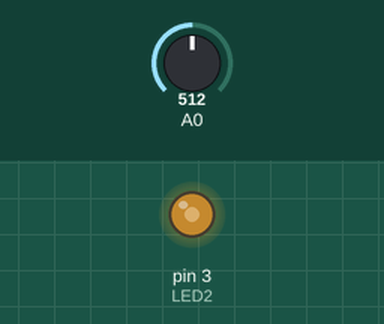
A sketch run on a simulated Arduino Uno, built with avr-gcc and run on an emulated ATmega328P. Parts: output pins drawn as LEDs (lit = HIGH). Inputs (shaded band) come from the test bench; at power-on: A0 = 512.

Above: at 1.2 s.
1.3 s: A0 set to 716
At 1.8 s:
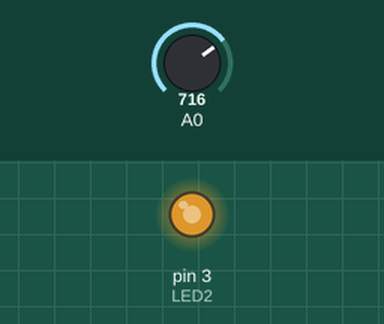
2.8 s: A0 set to 900
At 4.0 s:
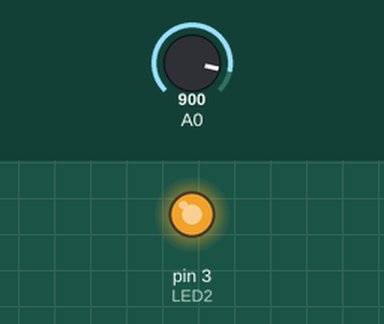
4.3 s: A0 set to 122
At 5.2 s:
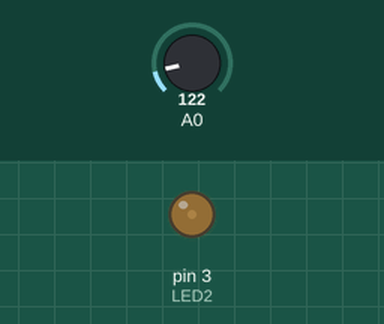
5.8 s: A0 set to 0
At 6.4 s:
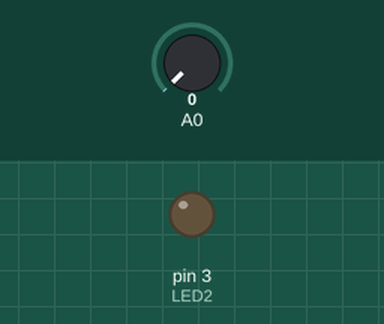
7.3 s: A0 set to 511
At 8.7 s:
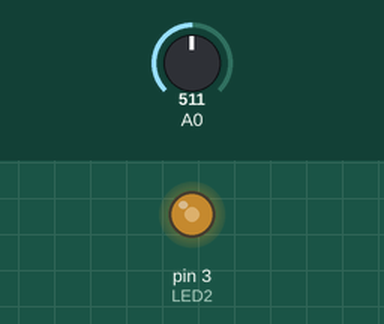
Timing chart, 0 to 9.8 s (numbered marks = the images above; inputs shaded):
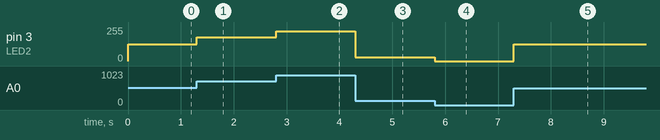

Measured:
- after the input at 1.3 s, pin 3 (LED2): 127/255 → 178/255 at once
- after the input at 2.8 s, pin 3 (LED2): 178/255 → 224/255 at once
- after the input at 4.3 s, pin 3 (LED2): 224/255 → 30/255 at once
- after the input at 5.8 s, pin 3 (LED2): 30/255 → 0/255 at once
- after the input at 7.3 s, pin 3 (LED2): 0/255 → 127/255 at once

The sketch:

Unit_6_Lab_Program_2_3.ino
```cpp
/*  Title: Unit 6 Program #2.3
 *  Purpose: Reads VR1 and copies the value to LED2, using map
 *  Author: Andy Davis
 *  Date: 4/21/2021
 *  LED2 connected to D3
 *  VR1 connected to A0
 */

const int LED2 = 3;
int newVal;
int analogValue;

void setup() {
  pinMode(~LED2,OUTPUT);
}

void loop() {
  analogValue = analogRead(A0);
  newVal = map(analogValue,0,1023,0,255);
  analogWrite(LED2, newVal);
}
```
